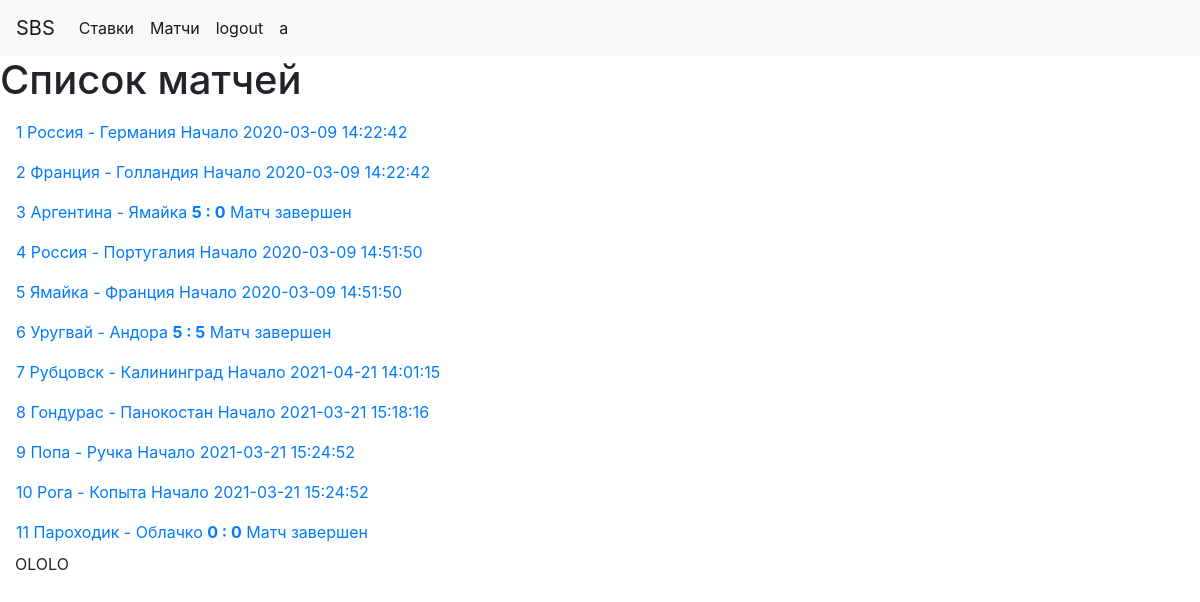
/matchs (signed in), run on an earlier commit of the app's database.
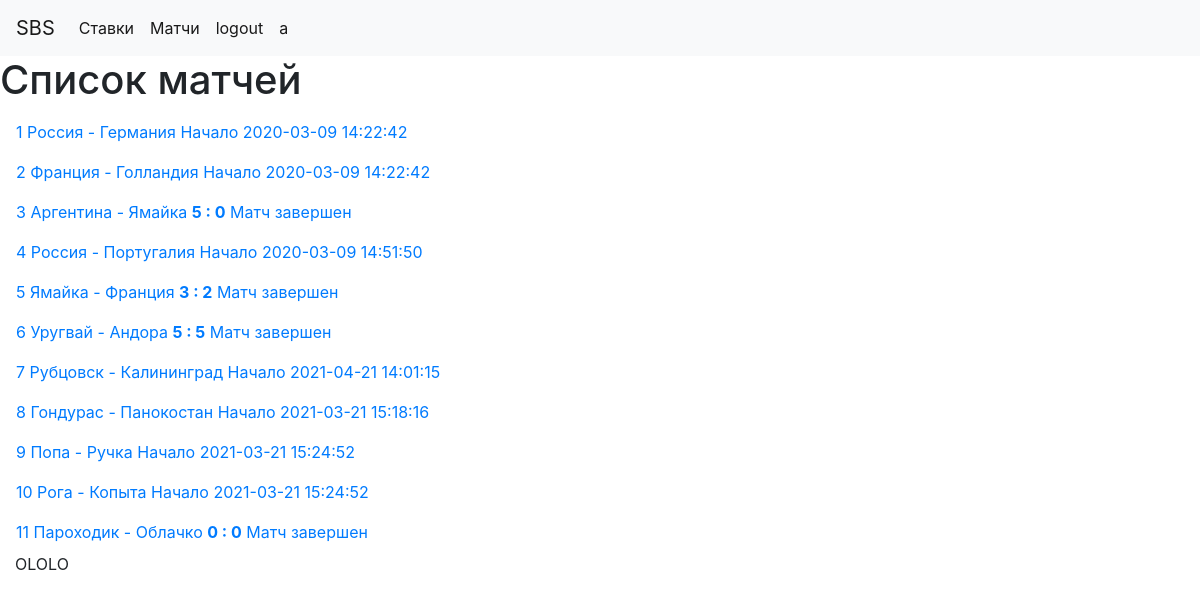
And on a later commit of the database.
### app/models.py (models this page shows, shortened)
class User(UserMixin, db.Model):
    id = db.Column(db.Integer, primary_key=True)
    username = db.Column(db.String(64), index=True, unique=True)
    email = db.Column(db.String(120), index=True, unique=True)
    password_hash = db.Column(db.String(128))
    pred = db.relationship('Bets', backref='author', lazy='dynamic')
    avatar = db.Column(db.String(128))
    about_me = db.Column(db.String(140))
    fio = db.Column(db.String(140))

class Match(db.Model):
    id = db.Column(db.Integer, primary_key=True)
    team1 = db.Column(db.String(64))
    team2 = db.Column(db.String(64))
    t1_res =  db.Column(db.Integer)
    t2_res = db.Column(db.Integer)
    timestamp = db.Column(db.DateTime, index=True, default=datetime.utcnow)
    completed = db.Column(db.Boolean, default=False)

### app/routes.py (the view)
@app.route('/matchs', methods=['GET', 'POST'])
@login_required
def matchs():
    matchs = Match.query.all()
    return render_template('matchs.html', matchs= matchs)

### app/models.py (called while the page is built)
@login.user_loader
def load_user(id):
    return User.query.get(int(id))

### app/templates/matchs.html (shortened to what this page needs)
{% extends  'base.html' %}
{% block content_title %}
    Список матчей
{% endblock %}
{% block content%}
    {% if current_user.username == 'admin' %}
    <a class="nav-item nav-link active" href="{{ url_for('matchadd') }}">Добавить матч <span class="sr-only">(current)</span></a>
    {% for match in matchs %}
<div><a class="nav-item nav-link active" href="{{ url_for('editmatchs', match_id = match.id) }}">
    {{match.id}} {{match.team1}} - {{match.team2}}
    {% if match.completed%}
    <b>{{match.t1_res}} : {{match.t2_res}}</b> Матч завершен
    {%else%} Начало {{match.timestamp}}
    {% endif %}  </a></div>
        {% endfor %}
    {%else%}
        {% for match in matchs %}
<div><a class="nav-item nav-link active" href="{{ url_for('editbets', match_id = match.id) }}">{{match.id}} {{match.team1}} - {{match.team2}}
    {% if match.completed%}
    <b>{{match.t1_res}} : {{match.t2_res}}</b> Матч завершен
    {%else%} Начало {{match.timestamp}}
    {% endif %}  </a></div>
        {% endfor %}
    {% endif %}
    <div class="col-md-3">
        OLOLO
    </div>
{% endblock %}

### app/templates/base.html (shortened to what this page needs)
<!DOCTYPE html>
<html lang="en">
<head>
    <link rel="stylesheet" href="https://stackpath.bootstrapcdn.com/bootstrap/4.4.1/css/bootstrap.min.css">
</head>
<body>
<nav class="navbar navbar-expand-lg navbar-light bg-light">
    <a class="navbar-brand" href="{{ url_for('index') }}">SBS</a>
    <div class="collapse navbar-collapse" id="navbarNavAltMarkup">
        <div class="navbar-nav">
            <a class="nav-item nav-link active" href="{{ url_for('bets') }}">Ставки <span class="sr-only">(current)</span></a>
             <a class="nav-item nav-link active" href="{{ url_for('matchs') }}">Матчи <span class="sr-only">(current)</span></a>
        {% if current_user.is_anonymous %}
            <a class="nav-item nav-link active" href="{{ url_for('login') }}">login <span class="sr-only">(current)</span></a>
            <a class="nav-item nav-link active" href="{{ url_for('register') }}">Регистрация <span class="sr-only">(current)</span></a>
        {% else %}
            <a class="nav-item nav-link active" href="{{ url_for('logout') }}">logout <span class="sr-only">(current)</span></a>
        {% endif %}
        <a class="nav-item nav-link active" href="{{ url_for('user', username=current_user.username) }}" >{{ current_user.username }}</a>
    </div>
    </div>
</nav>
<h1>
    {% block content_title %}
    {% endblock %}
</h1>
    {% block content%}
    {% endblock %}
</body>
</html>

What changed in the data, as far as the page shows it:
changed Match id 5: t1_res (not shown) → "3"; t2_res (not shown) → "2"; timestamp "2020-03-09 14:51:50" → (not shown); completed "Начало" → ": Матч завершен"
